Frame 1 (no input): blank canvas, image omitted
Frame 60 (the mouse pressed at the canvas centre just before this capture): blank canvas, image omitted
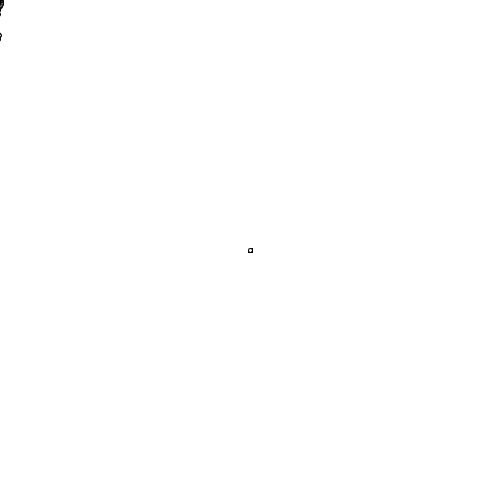
Frame 120 (the mouse held since frame 60 and released just before this capture)

The Processing sketch whose frames 1 and 60 were blank and that drew this single picture after the mouse press (run headless with seeded random() and noise(); from frame 60 on, the mouse is pressed at the canvas centre):

// Processing sketch: dibujandoPuntos2
// ── dibujandoPuntos2.pde
float xPos, yPos = 0;
boolean isPressed = false;

void setup() {
  size(500, 500); 
  background(255);
}

void draw() {
  //  fill(255);
  //  isPressed = false;

  if (mousePressed) {
    xPos = mouseX;
    yPos = mouseY;
  } else {
    xPos += random(-1,1);
    yPos += random(2);
  }

//  point(xPos, yPos);
  ellipse(xPos, yPos, 4,4);
}
